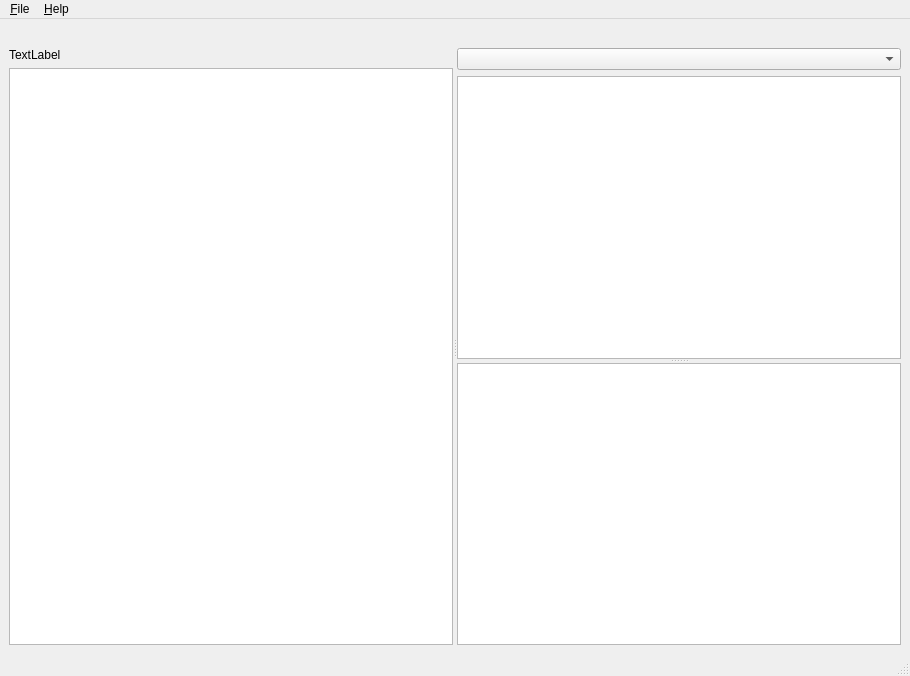
<ui version="4.0" >
 <class>MainWindow</class>
 <widget class="QMainWindow" name="MainWindow" >
  <property name="geometry" >
   <rect>
    <x>0</x>
    <y>0</y>
    <width>910</width>
    <height>676</height>
   </rect>
  </property>
  <property name="windowTitle" >
   <string>File Tree</string>
  </property>
  <widget class="QWidget" name="centralwidget" >
   <property name="geometry" >
    <rect>
     <x>0</x>
     <y>29</y>
     <width>910</width>
     <height>625</height>
    </rect>
   </property>
   <layout class="QVBoxLayout" name="verticalLayout_3" >
    <item>
     <widget class="QLabel" name="label" >
      <property name="sizePolicy" >
       <sizepolicy vsizetype="Fixed" hsizetype="Preferred" >
        <horstretch>0</horstretch>
        <verstretch>0</verstretch>
       </sizepolicy>
      </property>
      <property name="font" >
       <font>
        <italic>true</italic>
       </font>
      </property>
      <property name="text" >
       <string></string>
      </property>
     </widget>
    </item>
    <item>
     <widget class="QSplitter" name="splitter_2" >
      <property name="orientation" >
       <enum>Qt::Horizontal</enum>
      </property>
      <widget class="QWidget" name="" >
       <layout class="QVBoxLayout" name="verticalLayout_2" >
        <item>
         <widget class="QLabel" name="treeInfo" >
          <property name="sizePolicy" >
           <sizepolicy vsizetype="Fixed" hsizetype="Preferred" >
            <horstretch>0</horstretch>
            <verstretch>0</verstretch>
           </sizepolicy>
          </property>
          <property name="text" >
           <string>TextLabel</string>
          </property>
         </widget>
        </item>
        <item>
         <widget class="QTextEdit" name="fileTree" >
          <property name="sizePolicy" >
           <sizepolicy vsizetype="Minimum" hsizetype="Expanding" >
            <horstretch>0</horstretch>
            <verstretch>0</verstretch>
           </sizepolicy>
          </property>
          <property name="readOnly" >
           <bool>true</bool>
          </property>
          <property name="html" >
           <string>&lt;!DOCTYPE HTML PUBLIC "-//W3C//DTD HTML 4.0//EN" "http://www.w3.org/TR/REC-html40/strict.dtd">
&lt;html>&lt;head>&lt;meta name="qrichtext" content="1" />&lt;style type="text/css">
p, li { white-space: pre-wrap; }
&lt;/style>&lt;/head>&lt;body style=" font-family:'Sans Serif'; font-size:9pt; font-weight:400; font-style:normal;">
&lt;p style="-qt-paragraph-type:empty; margin-top:0px; margin-bottom:0px; margin-left:0px; margin-right:0px; -qt-block-indent:0; text-indent:0px;">&lt;/p>&lt;/body>&lt;/html></string>
          </property>
          <property name="acceptRichText" >
           <bool>false</bool>
          </property>
         </widget>
        </item>
       </layout>
      </widget>
      <widget class="QWidget" name="" >
       <layout class="QVBoxLayout" name="verticalLayout" >
        <item>
         <widget class="QComboBox" name="queryBox" />
        </item>
        <item>
         <widget class="QSplitter" name="splitter" >
          <property name="orientation" >
           <enum>Qt::Vertical</enum>
          </property>
          <widget class="QTextEdit" name="queryEdit" >
           <property name="readOnly" >
            <bool>true</bool>
           </property>
           <property name="html" >
            <string>&lt;!DOCTYPE HTML PUBLIC "-//W3C//DTD HTML 4.0//EN" "http://www.w3.org/TR/REC-html40/strict.dtd">
&lt;html>&lt;head>&lt;meta name="qrichtext" content="1" />&lt;style type="text/css">
p, li { white-space: pre-wrap; }
&lt;/style>&lt;/head>&lt;body style=" font-family:'Sans Serif'; font-size:9pt; font-weight:400; font-style:normal;">
&lt;p style="-qt-paragraph-type:empty; margin-top:0px; margin-bottom:0px; margin-left:0px; margin-right:0px; -qt-block-indent:0; text-indent:0px;">&lt;/p>&lt;/body>&lt;/html></string>
           </property>
           <property name="acceptRichText" >
            <bool>false</bool>
           </property>
          </widget>
          <widget class="QTextEdit" name="output" >
           <property name="sizePolicy" >
            <sizepolicy vsizetype="Minimum" hsizetype="Expanding" >
             <horstretch>0</horstretch>
             <verstretch>0</verstretch>
            </sizepolicy>
           </property>
           <property name="readOnly" >
            <bool>true</bool>
           </property>
           <property name="html" >
            <string>&lt;!DOCTYPE HTML PUBLIC "-//W3C//DTD HTML 4.0//EN" "http://www.w3.org/TR/REC-html40/strict.dtd">
&lt;html>&lt;head>&lt;meta name="qrichtext" content="1" />&lt;style type="text/css">
p, li { white-space: pre-wrap; }
&lt;/style>&lt;/head>&lt;body style=" font-family:'Sans Serif'; font-size:9pt; font-weight:400; font-style:normal;">
&lt;p style="-qt-paragraph-type:empty; margin-top:0px; margin-bottom:0px; margin-left:0px; margin-right:0px; -qt-block-indent:0; text-indent:0px;">&lt;/p>&lt;/body>&lt;/html></string>
           </property>
           <property name="acceptRichText" >
            <bool>false</bool>
           </property>
          </widget>
         </widget>
        </item>
       </layout>
      </widget>
     </widget>
    </item>
   </layout>
   <zorder>label</zorder>
   <zorder>splitter_2</zorder>
   <zorder>queryBox</zorder>
   <zorder>treeInfo</zorder>
   <zorder>splitter</zorder>
  </widget>
  <widget class="QMenuBar" name="menubar" >
   <property name="geometry" >
    <rect>
     <x>0</x>
     <y>0</y>
     <width>910</width>
     <height>29</height>
    </rect>
   </property>
   <widget class="QMenu" name="menuFile" >
    <property name="title" >
     <string>&amp;File</string>
    </property>
    <addaction name="actionOpenDirectory" />
   </widget>
   <widget class="QMenu" name="menu_Help" >
    <property name="title" >
     <string>&amp;Help</string>
    </property>
    <addaction name="actionAbout" />
   </widget>
   <addaction name="menuFile" />
   <addaction name="menu_Help" />
  </widget>
  <widget class="QStatusBar" name="statusbar" >
   <property name="geometry" >
    <rect>
     <x>0</x>
     <y>654</y>
     <width>910</width>
     <height>22</height>
    </rect>
   </property>
  </widget>
  <action name="actionOpenDirectory" >
   <property name="text" >
    <string>Open Directory...</string>
   </property>
   <property name="shortcut" >
    <string>Ctrl+O</string>
   </property>
  </action>
  <action name="actionAbout" >
   <property name="text" >
    <string>&amp;About</string>
   </property>
   <property name="shortcut" >
    <string>Ctrl+A</string>
   </property>
  </action>
 </widget>
 <resources/>
 <connections/>
</ui>
